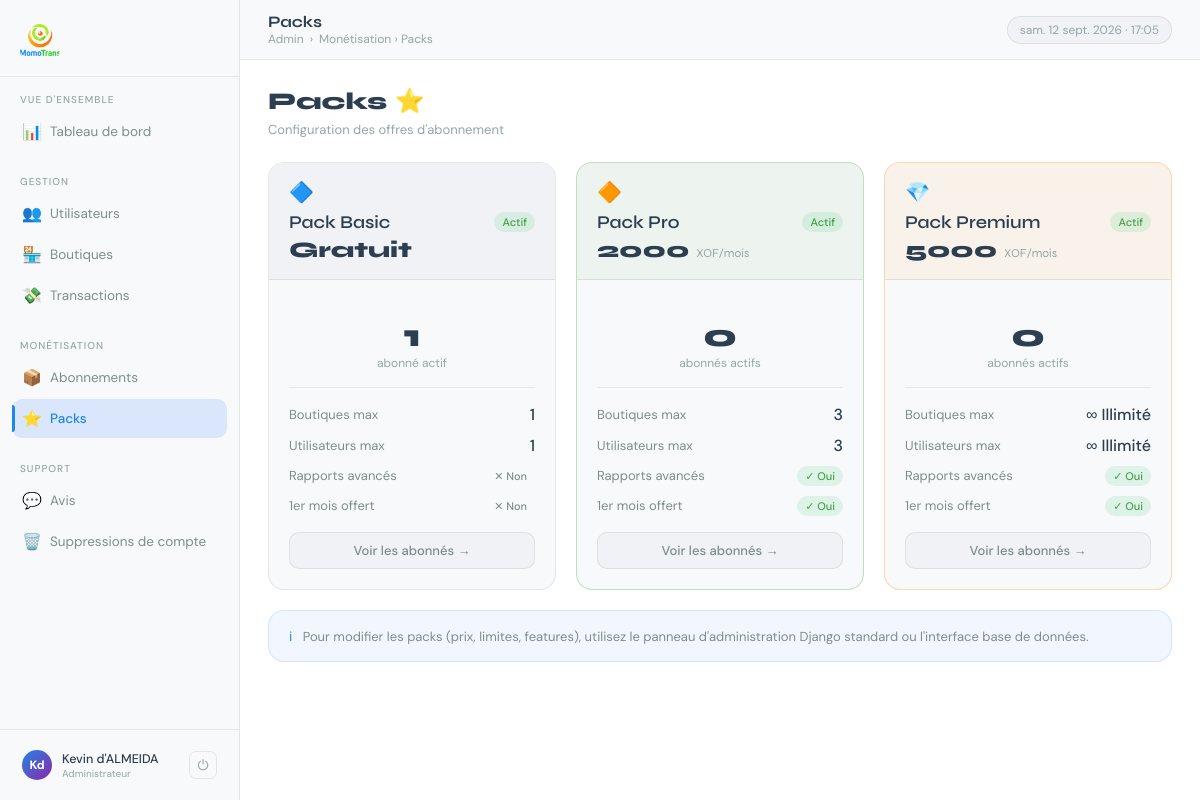
The page /dashboard/packs/ (signed in) on the database its author committed.
### momoapi/models.py (models this page shows, shortened)
class Utilisateur(AbstractBaseUser, PermissionsMixin):
    id          = models.UUIDField(primary_key=True, default=uuid.uuid4, editable=False)
    email       = models.EmailField(unique=True)
    nom         = models.CharField(max_length=100)
    prenom      = models.CharField(max_length=100)
    telephone   = models.CharField(max_length=20, blank=True)
    is_active   = models.BooleanField(default=True)
    is_staff    = models.BooleanField(default=False)
    is_verified = models.BooleanField(default=False)  # email vérifié
    date_inscription = models.DateTimeField(auto_now_add=True)
    USERNAME_FIELD  = 'email'
    REQUIRED_FIELDS = ['nom', 'prenom']
    objects = UtilisateurManager()
    class Meta:
        verbose_name = "Utilisateur"

class Pack(models.Model):
    CLE_CHOICES = [
        ('basic',   'Basic'),
        ('pro',     'Pro'),
        ('premium', 'Premium'),
    ]
    cle              = models.CharField(max_length=20, choices=CLE_CHOICES, unique=True)
    nom              = models.CharField(max_length=100)
    prix_mensuel     = models.DecimalField(max_digits=10, decimal_places=2, default=0)
    max_boutiques    = models.IntegerField(default=1)   # -1 = illimité
    max_utilisateurs = models.IntegerField(default=1)   # -1 = illimité
    rapports_avances = models.BooleanField(default=False)
    premier_mois_offert = models.BooleanField(default=False)
    description      = models.TextField(blank=True)
    actif            = models.BooleanField(default=True)

### adminapp/views.py (the view)
# urls.py: path('packs/',                                  views.packs_view,           name='packs'),
@staff_required
def packs_view(request):
    today = date.today()
    packs = Pack.objects.annotate(
        nb_abonnes=Count('abonnement', filter=Q(
            abonnement__statut='actif', abonnement__fin__gte=today
        ))
    ).order_by('prix_mensuel')
    return render(request, 'dashboard/packs.html', {
        'page': 'packs',
        'packs': packs,
    })

### adminapp/context_processors.py (called while the page is built)
def dashboard_badges(request):
    if not (request.user.is_authenticated and request.user.is_staff):
        return {}
    from momoapi.models import Avis, DemandeSuppressionCompte
    return {
        'avis_non_lus': Avis.objects.filter(lu=False).count(),
        'demandes_suppression_en_attente': DemandeSuppressionCompte.objects.filter(statut='en_attente').count(),
    }

### adminapp/views.py (called while the page is built)
def staff_required(view_func):
    return user_passes_test(lambda u: u.is_authenticated and u.is_staff, login_url='/dashboard/login/')(view_func)

### adminapp/templates/dashboard/packs.html (shortened to what this page needs)
{% extends 'dashboard/base.html' %}
{% block header_title %}Packs{% endblock %}
{% block breadcrumb %}Monétisation › Packs{% endblock %}
{% block content %}
<div class="page-top">
  <div>
    <div class="page-heading">Packs ⭐</div>
    <div class="page-sub">Configuration des offres d'abonnement</div>
  </div>
</div>
<div class="grid-3">
  {% for pack in packs %}
  <div class="panel" style="
    {% if pack.cle == 'pro' %}border-color:rgba(67,160,71,0.3);{% endif %}
    {% if pack.cle == 'premium' %}border-color:rgba(251,140,0,0.3);{% endif %}
  ">
    <div class="panel-header" style="
      background:{% if pack.cle == 'basic' %}var(--bg3){% elif pack.cle == 'pro' %}rgba(67,160,71,0.06){% else %}rgba(251,140,0,0.06){% endif %};
    ">
      <div>
        <div style="font-size:20px;margin-bottom:6px">
          {% if pack.cle == 'basic' %}🔷{% elif pack.cle == 'pro' %}🔶{% else %}💎{% endif %}
        </div>
        <div class="panel-title" style="font-size:18px">{{ pack.nom }}</div>
        <div style="font-family:'Syne',sans-serif;font-size:22px;font-weight:800;color:var(--text);margin-top:4px">
          {% if pack.prix_mensuel == 0 %}
          Gratuit
          {% else %}
          {{ pack.prix_mensuel|floatformat:0 }} <span style="font-size:12px;color:var(--text3);font-weight:400">XOF/mois</span>
          {% endif %}
        </div>
      </div>
      <div>
        {% if pack.actif %}
        <span class="badge badge-green">Actif</span>
        {% else %}
        <span class="badge badge-gray">Inactif</span>
        {% endif %}
      </div>
    </div>
    <div class="panel-body">
      <div style="text-align:center;padding:16px 0;border-bottom:1px solid var(--border);margin-bottom:16px">
        <div style="font-family:'Syne',sans-serif;font-size:32px;font-weight:800;color:var(--text)">{{ pack.nb_abonnes }}</div>
        <div style="font-size:12px;color:var(--text3)">abonné{{ pack.nb_abonnes|pluralize }} actif{{ pack.nb_abonnes|pluralize }}</div>
      </div>
      <div style="display:flex;flex-direction:column;gap:10px">
        <div style="display:flex;justify-content:space-between;align-items:center">
          <span style="font-size:13px;color:var(--text2)">Boutiques max</span>
          <span class="td-main">{% if pack.max_boutiques == -1 %}∞ Illimité{% else %}{{ pack.max_boutiques }}{% endif %}</span>
        </div>
        <div style="display:flex;justify-content:space-between;align-items:center">
          <span style="font-size:13px;color:var(--text2)">Utilisateurs max</span>
          <span class="td-main">{% if pack.max_utilisateurs == -1 %}∞ Illimité{% else %}{{ pack.max_utilisateurs }}{% endif %}</span>
        </div>
        <div style="display:flex;justify-content:space-between;align-items:center">
          <span style="font-size:13px;color:var(--text2)">Rapports avancés</span>
          {% if pack.rapports_avances %}
          <span class="badge badge-green">✓ Oui</span>
          {% else %}
          <span class="badge badge-gray">✕ Non</span>
          {% endif %}
        </div>
        <div style="display:flex;justify-content:space-between;align-items:center">
          <span style="font-size:13px;color:var(--text2)">1er mois offert</span>
          {% if pack.premier_mois_offert %}
          <span class="badge badge-green">✓ Oui</span>
          {% else %}
          <span class="badge badge-gray">✕ Non</span>
          {% endif %}
        </div>
      </div>
      <div style="margin-top:16px">
        <a href="{% url 'dashboard:abonnements' %}?filtre=actifs" class="btn btn-ghost" style="width:100%;justify-content:center">
          Voir les abonnés →
        </a>
      </div>
    </div>
  </div>
  {% empty %}
  <div class="panel" style="grid-column:1/-1">
    <div class="empty">Aucun pack configuré</div>
  </div>
  {% endfor %}
</div>
<div style="background:rgba(41,121,255,0.06);border:1px solid rgba(41,121,255,0.15);border-radius:var(--radius-lg);padding:16px 20px;font-size:13px;color:var(--text2);margin-top:4px">
  <span style="color:var(--accent)">ℹ</span> &nbsp;
  Pour modifier les packs (prix, limites, features), utilisez le panneau d'administration Django standard ou l'interface base de données.
</div>
{% endblock %}

### adminapp/templates/dashboard/base.html (shortened to what this page needs)
<!DOCTYPE html>
<html lang="fr">
<head>
{% load static %}
</head>
<body>
<aside class="sidebar">
  <div class="sidebar-logo">
    <a href="{% url 'dashboard:accueil' %}" class="logo-mark">
      <div class="logo-icon"><img src="{% static 'logo.png' %}" alt="MomoTrans"></div>
    </a>
  </div>
  <nav class="sidebar-nav">
    <div class="nav-section">
      <div class="nav-label">Vue d'ensemble</div>
      <a href="{% url 'dashboard:accueil' %}" class="nav-item {% if page == 'accueil' %}active{% endif %}">
        <span class="nav-icon">📊</span> Tableau de bord
      </a>
    </div>
    <div class="nav-section">
      <div class="nav-label">Gestion</div>
      <a href="{% url 'dashboard:utilisateurs' %}" class="nav-item {% if page == 'utilisateurs' %}active{% endif %}">
        <span class="nav-icon">👥</span> Utilisateurs
      </a>
      <a href="{% url 'dashboard:boutiques' %}" class="nav-item {% if page == 'boutiques' %}active{% endif %}">
        <span class="nav-icon">🏪</span> Boutiques
      </a>
      <a href="{% url 'dashboard:transactions' %}" class="nav-item {% if page == 'transactions' %}active{% endif %}">
        <span class="nav-icon">💸</span> Transactions
      </a>
    </div>
    <div class="nav-section">
      <div class="nav-label">Monétisation</div>
      <a href="{% url 'dashboard:abonnements' %}" class="nav-item {% if page == 'abonnements' %}active{% endif %}">
        <span class="nav-icon">📦</span> Abonnements
      </a>
      <a href="{% url 'dashboard:packs' %}" class="nav-item {% if page == 'packs' %}active{% endif %}">
        <span class="nav-icon">⭐</span> Packs
      </a>
    </div>
    <div class="nav-section">
      <div class="nav-label">Support</div>
      <a href="{% url 'dashboard:avis' %}" class="nav-item {% if page == 'avis' %}active{% endif %}">
        <span class="nav-icon">💬</span> Avis
      </a>
      <a href="{% url 'dashboard:demandes_suppression' %}" class="nav-item {% if page == 'demandes_suppression' %}active{% endif %}">
        <span class="nav-icon">🗑️</span> Suppressions de compte
      </a>
    </div>
  </nav>
  <div class="sidebar-footer">
    <div class="user-pill">
      <div class="user-avatar">{{ request.user.prenom.0 }}{{ request.user.nom.0 }}</div>
      <div class="user-info">
        <div class="user-name">{{ request.user.prenom }} {{ request.user.nom }}</div>
        <div class="user-role">Administrateur</div>
      </div>
      <a href="{% url 'dashboard:logout' %}" class="logout-btn" title="Déconnexion">⏻</a>
    </div>
  </div>
</aside>
<main class="main">
  <header class="header">
    <div>
      <div class="header-title">{% block header_title %}Dashboard{% endblock %}</div>
      <div class="header-breadcrumb">
        <span>Admin</span> <span>›</span> <span>{% block breadcrumb %}Accueil{% endblock %}</span>
      </div>
    </div>
    <div class="header-date" id="live-date"></div>
  </header>
  <div class="content">
    {% block content %}{% endblock %}
  </div>
</main>
</body>
</html>

### rows shown on the page
Utilisateur: user.prenom.0 "K", user.nom.0 "d", user.prenom "Kevin", user.nom "d'ALMEIDA"
Pack: nom "Pack Basic", prix_mensuel "Gratuit", actif "Actif", nb_abonnes "1", max_boutiques "1", max_utilisateurs "1", rapports_avances "✕ Non", premier_mois_offert "✕ Non"
Pack: nom "Pack Pro", prix_mensuel "2000", actif "Actif", nb_abonnes "0", max_boutiques "3", max_utilisateurs "3", rapports_avances "✓ Oui", premier_mois_offert "✓ Oui"
Pack: nom "Pack Premium", prix_mensuel "5000", actif "Actif", nb_abonnes "0", max_boutiques "∞ Illimité", max_utilisateurs "∞ Illimité", rapports_avances "✓ Oui", premier_mois_offert "✓ Oui"
